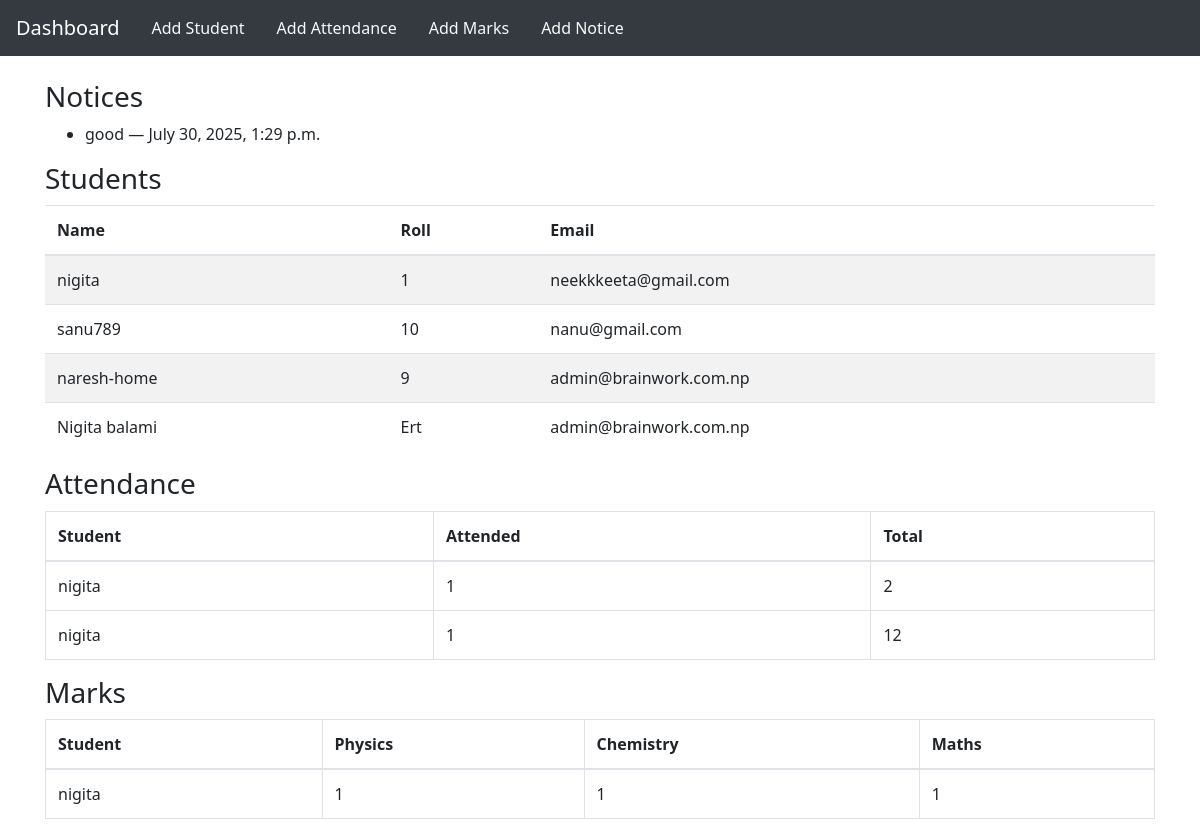
The page / on the database its author committed.
### students/models.py (models this page shows, shortened)
class Notice(models.Model):
    message      = models.CharField(max_length=200)
    date_created = models.DateTimeField(auto_now_add=True)

class Student(models.Model):
    name  = models.CharField(max_length=100)
    roll  = models.CharField(max_length=20, unique=True)
    email = models.EmailField(blank=True)

class Attendance(models.Model):
    student = models.ForeignKey(Student, on_delete=models.CASCADE)
    lectures_attended = models.IntegerField()
    total_lectures    = models.IntegerField()

class Marks(models.Model):
    student   = models.ForeignKey(Student, on_delete=models.CASCADE)
    physics   = models.IntegerField()
    chemistry = models.IntegerField()
    maths     = models.IntegerField()

### students/views.py (the view)
# urls.py: 2. Add a URL to urlpatterns:  path('', views.home, name='home')
def home(request):
    return render(request, 'students/home.html', {
        'students': Student.objects.all(),
        'attendance': Attendance.objects.all(),
        'marks': Marks.objects.all(),
        'notices': Notice.objects.all(),
    })

### students/templates/students/home.html (shortened to what this page needs)
<!DOCTYPE html>
<html lang="en">
<head>
</head>
<body>
    {% extends 'base.html' %}
    {% block content %}
    <h3>Notices</h3>
    <ul>
        {% for n in notices %}
        <li>{{ n.message }} — {{ n.date_created }}</li>
        {% empty %}<li>No notices yet.</li>{% endfor %}
    </ul>
    <h3>Students</h3>
    <table class="table table-striped">
        <thead>
            <tr>
                <th>Name</th>
                <th>Roll</th>
                <th>Email</th>
            </tr>
        </thead>
        <tbody>
            {% for s in students %}
            <tr>
                <td>{{ s.name }}</td>
                <td>{{ s.roll }}</td>
                <td>{{ s.email }}</td>
            </tr>
            {% empty %}<tr>
                <td colspan="3">No students</td>
            </tr>{% endfor %}
        </tbody>
    </table>
    <h3>Attendance</h3>
    <table class="table table-bordered">
        <thead>
            <tr>
                <th>Student</th>
                <th>Attended</th>
                <th>Total</th>
            </tr>
        </thead>
        <tbody>
            {% for a in attendance %}
            <tr>
                <td>{{ a.student.name }}</td>
                <td>{{ a.lectures_attended }}</td>
                <td>{{ a.total_lectures }}</td>
            </tr>
            {% empty %}<tr>
                <td colspan="3">No attendance</td>
            </tr>{% endfor %}
        </tbody>
    </table>
    <h3>Marks</h3>
    <table class="table table-bordered">
        <thead>
            <tr>
                <th>Student</th>
                <th>Physics</th>
                <th>Chemistry</th>
                <th>Maths</th>
            </tr>
        </thead>
        <tbody>
            {% for m in marks %}
            <tr>
                <td>{{ m.student.name }}</td>
                <td>{{ m.physics }}</td>
                <td>{{ m.chemistry }}</td>
                <td>{{ m.maths }}</td>
            </tr>
            {% empty %}<tr>
                <td colspan="4">No marks</td>
            </tr>{% endfor %}
        </tbody>
    </table>
    {% endblock %}

### students/templates/base.html (shortened to what this page needs)
{% load static %}
<!doctype html>
<html lang="en">
<head>
    <link rel="stylesheet" href="{% static 'css/bootstrap.min.css' %}">
    <link rel="stylesheet" href="{% static 'css/custom.css' %}">
</head>
<body>
    <nav class="navbar navbar-expand-lg navbar-dark bg-dark">
        <a class="navbar-brand" href="{% url 'home' %}">Dashboard</a>
        <a class="nav-link text-light" href="{% url 'add_student' %}">Add Student</a>
        <a class="nav-link text-light" href="{% url 'add_attendance' %}">Add Attendance</a>
        <a class="nav-link text-light" href="{% url 'add_marks' %}">Add Marks</a>
        <a class="nav-link text-light" href="{% url 'add_notice' %}">Add Notice</a>
    </nav>
    <div class="container mt-4">
        {% block content %}{% endblock %}
    </div>
</body>
</html>

### students/static/css/custom.css (style rules this page uses)
body { font-family: system-ui, Arial, sans-serif; }
.navbar { margin-bottom: 16px; }
.table { margin-top: 10px; }

### rows shown on the page
Notice: message "good", date_created "July 30, 2025, 1:29 p.m."
Student: name "nigita", roll "1", email "neekkkeeta@gmail.com"
Student: name "sanu789", roll "10", email "nanu@gmail.com"
Student: name "naresh-home", roll "9", email "admin@brainwork.com.np"
Student: name "Nigita balami", roll "Ert", email "admin@brainwork.com.np"
Attendance: student.name "nigita", lectures_attended "1", total_lectures "2"
Attendance: student.name "nigita", lectures_attended "1", total_lectures "12"
Marks: student.name "nigita", physics "1", chemistry "1", maths "1"
